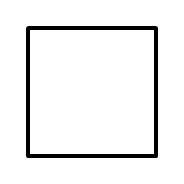
#> input picture PillowTutorial/gifs/Square.gif, 184 x 184 px, given in place of Square.png, which was not available
$ python PythonDemo02.py
#> lines starting #> are read from the running program, lines starting #| are printed output that depends on the picture; pictures that were not available may be replaced by others from this repository, and a replacement may not be noted
from PIL import Image, ImageFilter

def main():

    ### 01 INTRODUCTION AND NEW()
    # Create 'size' variable with tuple
    size = width, height = 320, 240;

    # First argument represents 'mode'. Refer to: https://pillow.readthedocs.io/en/stable/handbook/concepts.html
    # Second argument for size (as tuple)
    image = Image.new("RGB", size)  # Default black color
#> image: PIL image 320x240 RGB; every value is 0
    image.show()

    # image_white = Image.new("RGB", size, 'white')
    image_white = Image.new("RGB", size, '#ffffff')
#> image_white: PIL image 320x240 RGB; every value is 255
    image_white.show()

    # Other options:
    image_test = Image.new("RGB", size, '#adef32')
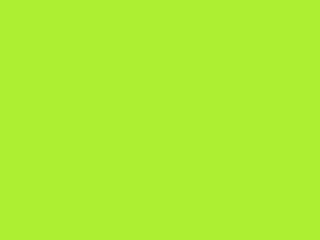
#> image_test: PIL image 320x240 RGB; mean R, G, B 173, 239, 50
    image_test = Image.new("RGB", size, 'rgb(205,100, 200)')
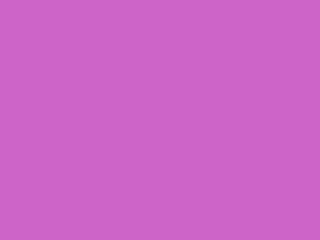
#> image_test: PIL image 320x240 RGB; mean R, G, B 205, 100, 200
    image_test = Image.new("RGB", size, 'rgb(0%,100%, 0%)')
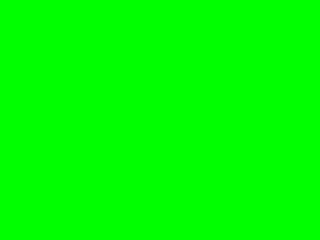
#> image_test: PIL image 320x240 RGB; mean R, G, B 0, 255, 0
    image_test.show()

    del image;


    ### 02 IMAGE OPEN
    ### 03 BLEND
    # 'Blend' has to have figures with the same size and mode
    filename_one = 'Square.png'
    filename_two = 'Triangle.png'

    image_one = Image.open(filename_one)
#> image_one is the input picture: PIL image 184x184 P; min 0, max 255, mean 239.6
    image_two = Image.open(filename_two)
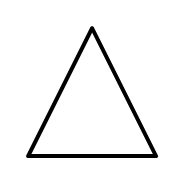
#> input picture PillowTutorial/Triangle.png, 184 x 184 px
#> image_two is the input picture: PIL image 184x184 RGBA; mean R, G, B, A 242.7, 242.7, 242.7, 255

#> (the run stopped early here; a loop or call above may not have finished)
